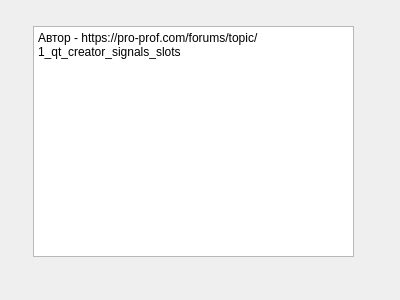
<?xml version="1.0" encoding="UTF-8"?>
<ui version="4.0">
 <class>auth</class>
 <widget class="QWidget" name="auth">
  <property name="geometry">
   <rect>
    <x>0</x>
    <y>0</y>
    <width>400</width>
    <height>300</height>
   </rect>
  </property>
  <property name="windowTitle">
   <string>Form</string>
  </property>
  <widget class="QTextEdit" name="textEdit">
   <property name="geometry">
    <rect>
     <x>33</x>
     <y>26</y>
     <width>321</width>
     <height>231</height>
    </rect>
   </property>
   <property name="html">
    <string>&lt;!DOCTYPE HTML PUBLIC &quot;-//W3C//DTD HTML 4.0//EN&quot; &quot;http://www.w3.org/TR/REC-html40/strict.dtd&quot;&gt;
&lt;html&gt;&lt;head&gt;&lt;meta name=&quot;qrichtext&quot; content=&quot;1&quot; /&gt;&lt;meta charset=&quot;utf-8&quot; /&gt;&lt;style type=&quot;text/css&quot;&gt;
p, li { white-space: pre-wrap; }
hr { height: 1px; border-width: 0; }
&lt;/style&gt;&lt;/head&gt;&lt;body style=&quot; font-family:'Segoe UI'; font-size:9pt; font-weight:400; font-style:normal;&quot;&gt;
&lt;p style=&quot; margin-top:0px; margin-bottom:0px; margin-left:0px; margin-right:0px; -qt-block-indent:0; text-indent:0px;&quot;&gt;Автор - https://pro-prof.com/forums/topic/1_qt_creator_signals_slots&lt;/p&gt;&lt;/body&gt;&lt;/html&gt;</string>
   </property>
  </widget>
 </widget>
 <resources/>
 <connections/>
</ui>
